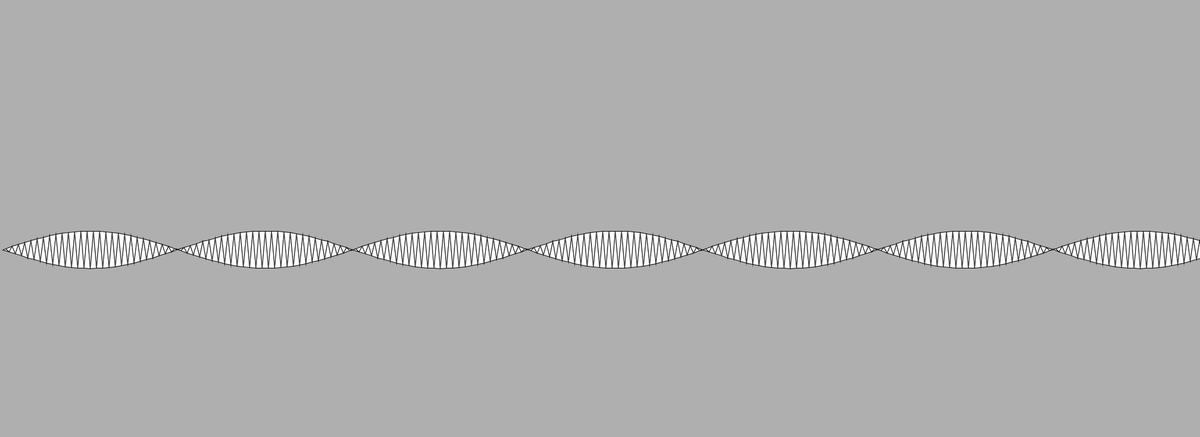
Frame 1 (no input)
Frame 60 (the mouse pressed at the canvas centre just before this capture): identical to frame 1, image omitted
Frame 120 (the mouse held since frame 60 and released just before this capture): identical to frame 1, image omitted

The Processing sketch that drew this single still picture (run headless with seeded random() and noise(); from frame 60 on, the mouse is pressed at the canvas centre):

// Processing sketch: Math_3_Parametric_Sines_3
// ── Math_3_Parametric_Sines_3.pde
float x1,x2;
int degrees = 360;
float[] sinValues = new float[degrees];

void setup(){
  size(1920, 700);
  smooth();
  background(175);
  x1 = 0;
  x2 = height/2;
  translate(x1, x2);
  float r1 = radians(90);
  float r2 = radians(180);
  println("90 is: "+ r1);
  println("180 is: " + r2);
  float d1 = degrees(PI);
  float d2 = degrees(TWO_PI);
  println(d1);
  println(d2);

  float offset = 50.0;
  float scaleVal = 30.0;
  float angleInc = PI/56.0;
  float angle = 0.0;
  beginShape(TRIANGLE_STRIP);
  for(int x = 4; x <= width+5; x +=5){
      float y = (sin(angle)*scaleVal);
      if((x%2 == 0)){
        vertex(x, offset + y);
      } else {
        vertex(x, offset - y);
      }
      angle += angleInc;
  }
  endShape();
}

void draw(){
  
}
